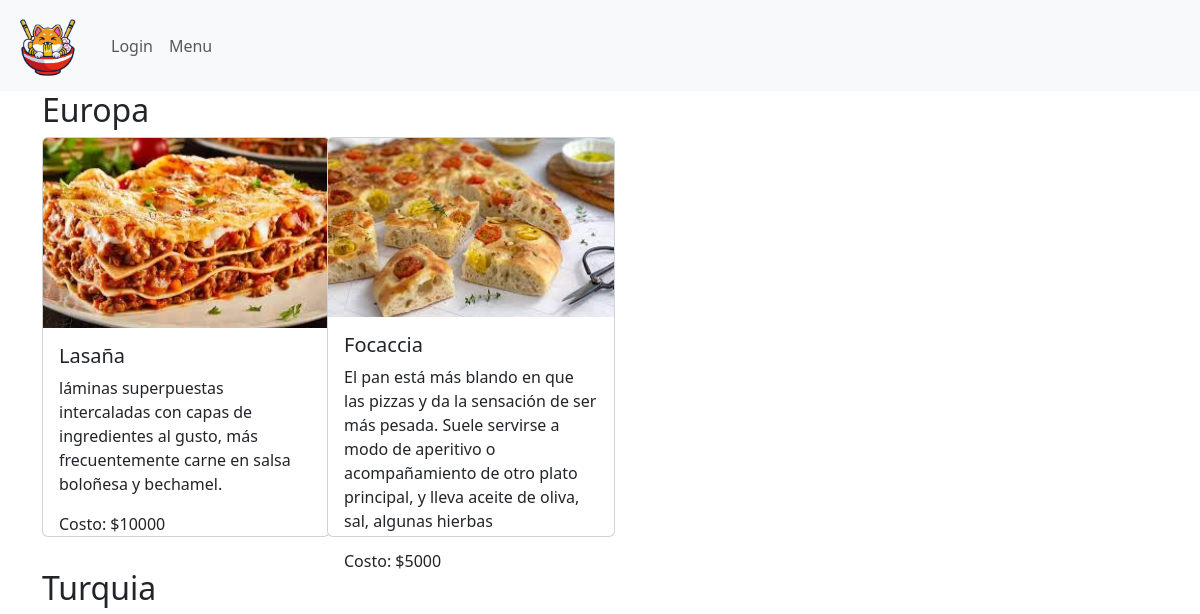
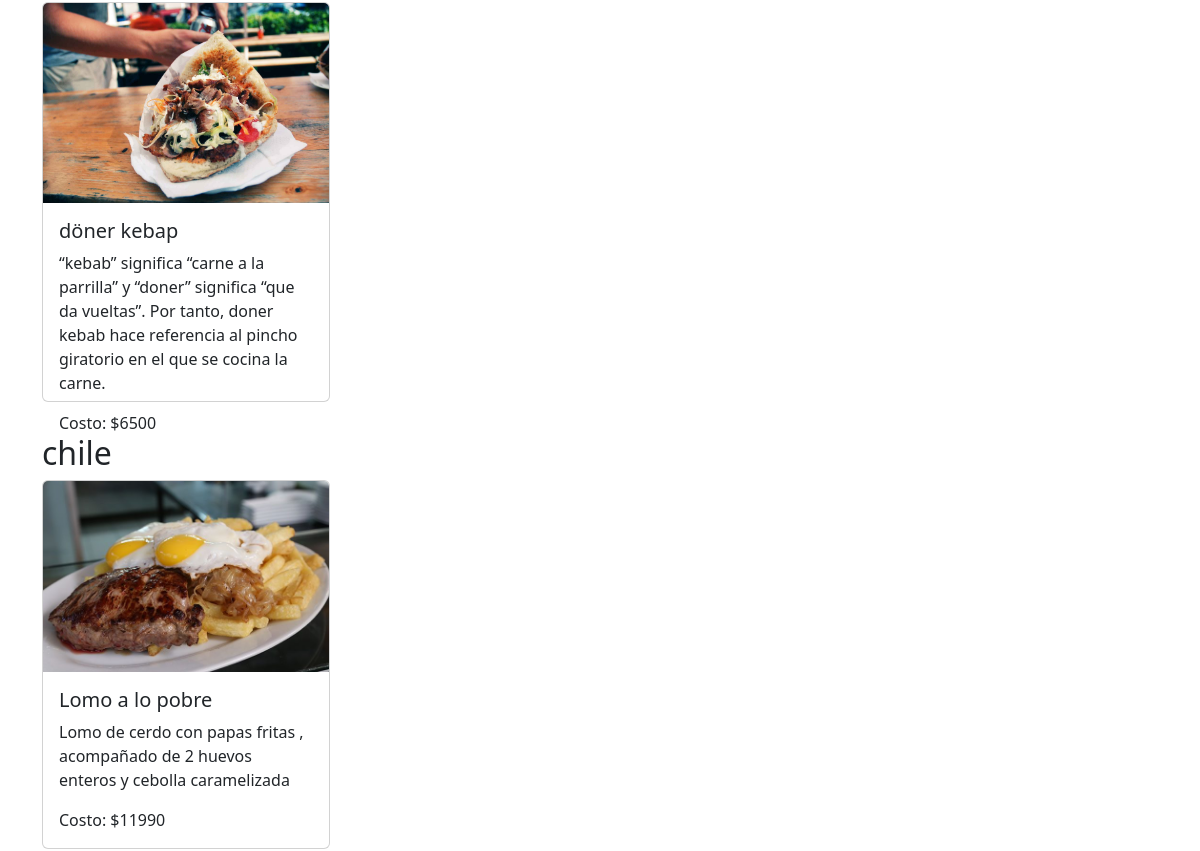
The page /menu (upper part) on the database as committed earlier (2 pictures, top to bottom).
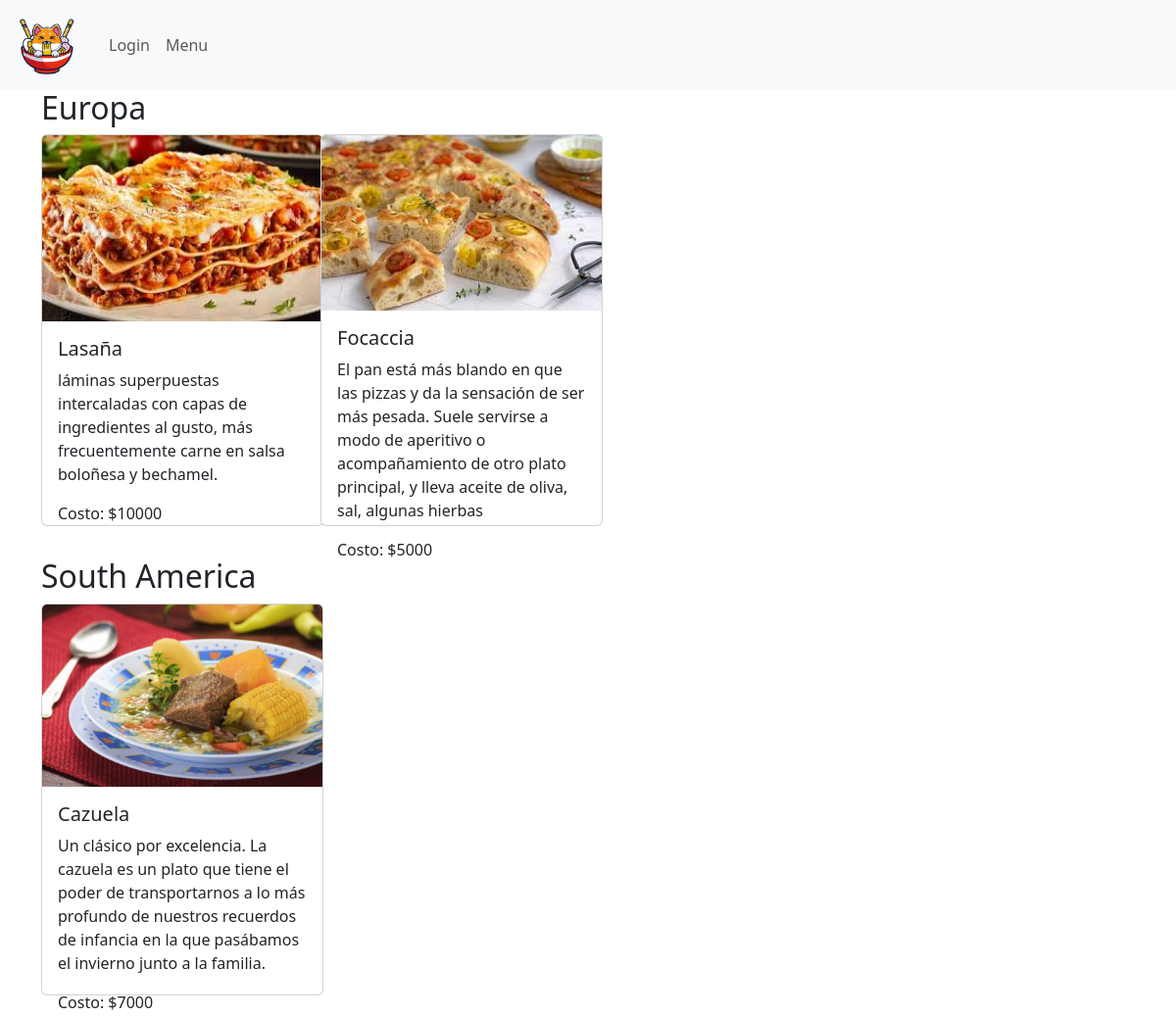
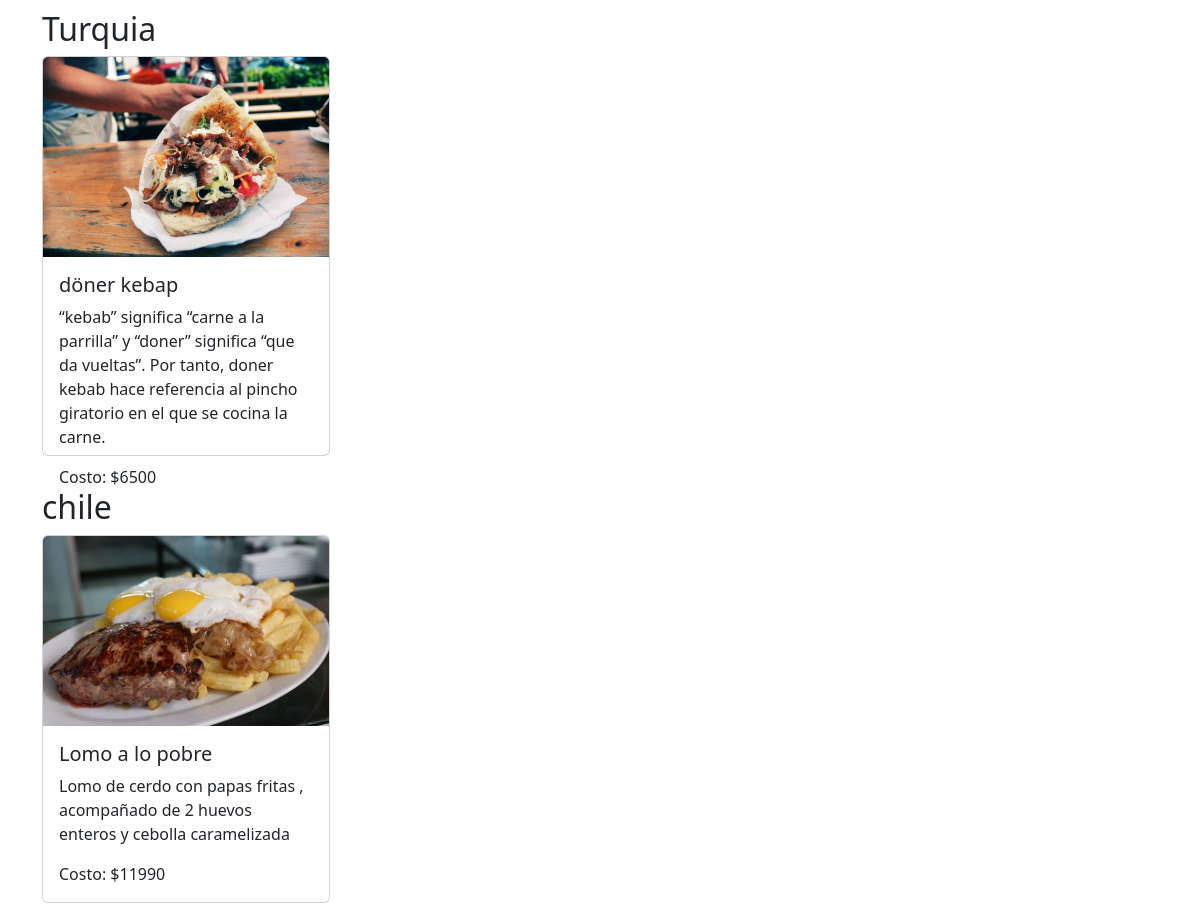
The same page on the database as committed later (2 pictures, top to bottom).
### appweb/models.py (models this page shows, shortened)
class Platos(models.Model):
    ID_Plato = models.AutoField(primary_key=True, help_text="Id del plato")
    Nombre = models.CharField(max_length=50)
    Costo = models.IntegerField()
    Region = models.CharField(max_length=50)
    Cantidad_Comensales = models.IntegerField()
    Descripcion = models.TextField(max_length=200)
    Disponibilidad = models.BooleanField(default=0)
    imagen = models.ImageField(upload_to="Platos", null=True)

### appweb/views.py (the view)
# urls.py: path('menu',menu , name="menu"),
def menu(request):
    Menu_Platos = Platos.objects.filter(Disponibilidad=True).order_by('Region')
    platos_por_region = {}
    for region, MenuP in groupby(Menu_Platos, key=lambda x: x.Region):
        platos_por_region[region] = list(MenuP)
    data = {
        "platos_por_region": platos_por_region
    }
    return render(request, "menu.html", data)

### appweb/templates/menu.html
{% extends 'base.html' %}
{% block contenido %}
<div class="container">
  <div class="row">
    {% for region, MenuP in platos_por_region.items %}
    <div class="col-md-12 mb-3">
      <h2>{{ region }}</h2>
      <div class="row">
        {% for x in MenuP %}
        <div class="col-md-3 mb-3">
            <div class="card h-100" style="width: 18rem; max-height: 400px;">
                <img src="{{ x.imagen.url }}" class="card-img-top" alt="{{ x.Nombre }}" style="max-height: 200px; object-fit: cover;">
                <div class="card-body">
                    <h5 class="card-title">{{ x.Nombre }}</h5>
                    <p class="card-text">{{ x.Descripcion }}</p>
                    <p class="card-text">Costo: ${{ x.Costo }}</p>
                </div>
            </div>
        </div>
        {% endfor %}
      </div>
    </div>
    {% endfor %}
  </div>
</div>
{% endblock %}

### appweb/templates/base.html (shortened to what this page needs)
<!DOCTYPE html>
<html lang="en">
<head>
  {% load static%}
  <link href="https://cdn.jsdelivr.net/npm/bootstrap@5.3.3/dist/css/bootstrap.min.css" rel="stylesheet">
  <link rel="stylesheet"  href="{% static 'design/design.css' %}">
  <link rel="stylesheet" href="https://cdnjs.cloudflare.com/ajax/libs/font-awesome/4.7.0/css/font-awesome.min.css">
</head>
<body>
  <nav class="navbar navbar-expand-lg bg-body-tertiary">
    <div class="container-fluid">
      <a class="navbar-brand" href="{% url 'index' %}"><img class="logo"src="{% static 'image/TecnoFood.png' %}" alt="Logo" style="width:75px;height:65px;"></a>
      <div class="collapse navbar-collapse" id="navbarSupportedContent">
        {% if user.is_authenticated and user.is_superuser == False %}
        <ul class="navbar-nav me-auto mb-2 mb-lg-0">
          <a class="nav-link" href="#" role="button" data-bs-toggle="dropdown" aria-expanded="false">
            Bienvenido {{user.username}}
          </a>
          <li class="nav-item">
            <a class="nav-link" href="">Compra en Linea</a>
          </li>
        </ul>
        {% else %}
        <ul class="navbar-nav me-auto mb-2 mb-lg-0">
          <a class="nav-link" href="{% url 'login' %}">Login</a>
          <li class="nav-item">
            <a class="nav-link" href="{% url 'menu' %}">Menu</a>
          </li>
      {% endif %}
      </div>
    </div>
  </nav>
  <main>
      {% block contenido %}
      {% endblock %}
  </main>
</body>
</html>

Rows that differ between the two databases and show on the page:
added Platos: Region "South America", imagen (picture), Nombre "Cazuela", Descripcion "Un clásico por excelencia. La cazuela es un plato que tiene el poder de transportarnos a lo más profundo de nuestros recuerdos de infancia en la que pasábamos el invierno junto a la familia.", Costo "7000"
